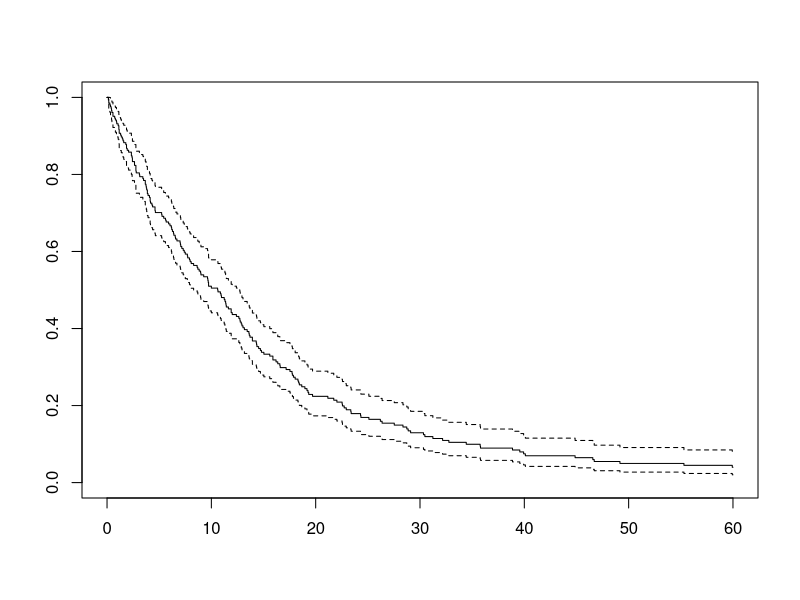
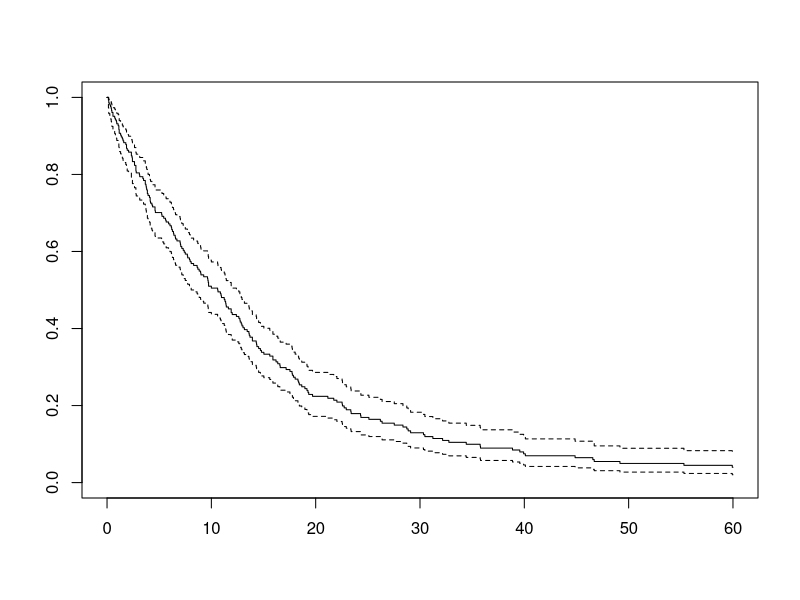

These figures' R source, in order:
library(km.ci)


### Name: km.ci
### Title: Confidence intervals for the Kaplan-Meier estimator.
### Aliases: km.ci
### Keywords: survival

### ** Examples

require(survival)
data(rectum.dat)

# fit a Kaplan-Meier and plot it
fit <- survfit(Surv(time, status) ~ 1, data=rectum.dat)
plot(fit)
fit2 <- km.ci(fit)
plot(fit2)



